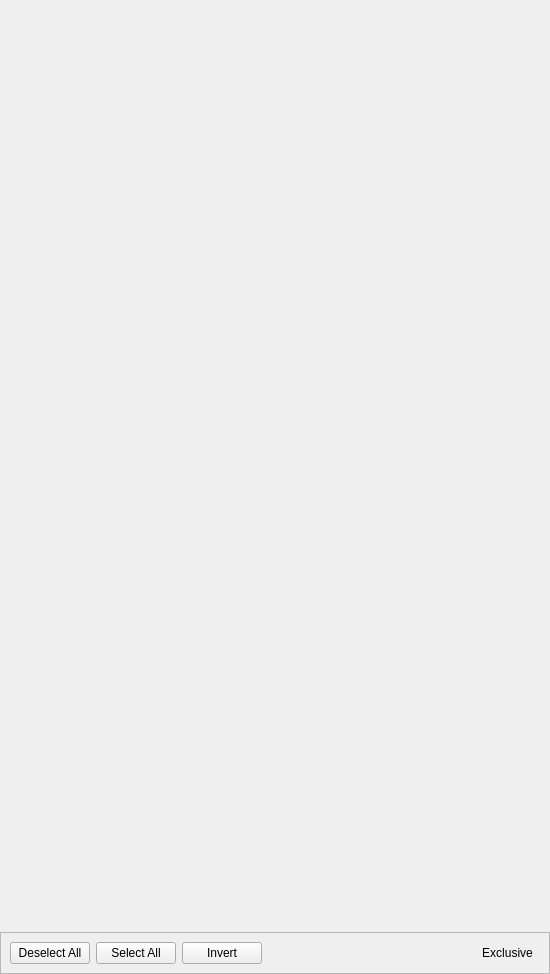
<?xml version="1.0" encoding="UTF-8"?>
<ui version="4.0">
 <class>CMultiSelectionEditorComp</class>
 <widget class="QWidget" name="CMultiSelectionEditorComp">
  <property name="geometry">
   <rect>
    <x>0</x>
    <y>0</y>
    <width>550</width>
    <height>974</height>
   </rect>
  </property>
  <property name="windowTitle">
   <string>Form</string>
  </property>
  <layout class="QVBoxLayout" name="verticalLayout">
   <property name="leftMargin">
    <number>0</number>
   </property>
   <property name="topMargin">
    <number>0</number>
   </property>
   <property name="rightMargin">
    <number>0</number>
   </property>
   <property name="bottomMargin">
    <number>0</number>
   </property>
   <item>
    <widget class="QFrame" name="SelectorFrame">
     <property name="sizePolicy">
      <sizepolicy hsizetype="Preferred" vsizetype="Expanding">
       <horstretch>0</horstretch>
       <verstretch>0</verstretch>
      </sizepolicy>
     </property>
     <property name="frameShape">
      <enum>QFrame::NoFrame</enum>
     </property>
     <property name="frameShadow">
      <enum>QFrame::Raised</enum>
     </property>
     <layout class="QVBoxLayout" name="verticalLayout_2"/>
    </widget>
   </item>
   <item>
    <widget class="QFrame" name="ControlFrame">
     <property name="frameShape">
      <enum>QFrame::StyledPanel</enum>
     </property>
     <property name="frameShadow">
      <enum>QFrame::Raised</enum>
     </property>
     <layout class="QHBoxLayout" name="horizontalLayout">
      <item>
       <widget class="QPushButton" name="DeselectAllButton">
        <property name="text">
         <string>Deselect All</string>
        </property>
       </widget>
      </item>
      <item>
       <widget class="QPushButton" name="SelectAllButton">
        <property name="text">
         <string>Select All</string>
        </property>
       </widget>
      </item>
      <item>
       <widget class="QPushButton" name="InvertButton">
        <property name="text">
         <string>Invert</string>
        </property>
       </widget>
      </item>
      <item>
       <spacer name="ControlButtonSpacer">
        <property name="orientation">
         <enum>Qt::Horizontal</enum>
        </property>
        <property name="sizeHint" stdset="0">
         <size>
          <width>218</width>
          <height>20</height>
         </size>
        </property>
       </spacer>
      </item>
      <item>
       <widget class="QToolButton" name="ExclusiveModeButton">
        <property name="text">
         <string>Exclusive</string>
        </property>
        <property name="checkable">
         <bool>true</bool>
        </property>
        <property name="autoRaise">
         <bool>true</bool>
        </property>
       </widget>
      </item>
     </layout>
    </widget>
   </item>
  </layout>
 </widget>
 <resources/>
 <connections/>
</ui>
